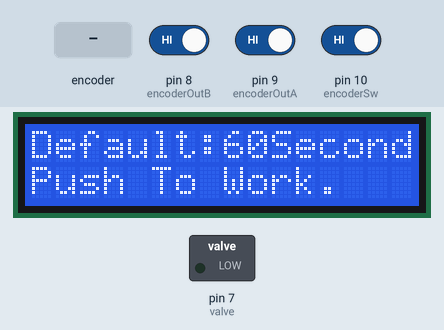
The sketch below on a simulated Arduino Uno, built with avr-gcc and run on an emulated ATmega328P. Parts: 16×2 character LCD, switched loads named in the sketch (green lamp = pin HIGH). Dashed ring = blinking. The inputs (shaded band) are chosen by the test bench; at power-on: pin 8 (encoderOutB) HIGH, pin 10 (encoderSw) HIGH, pin 9 (encoderOutA) HIGH.

Above: at 1.2 s.
1.3 s: pin 8 (encoderOutB) driven LOW
At 1.6 s:
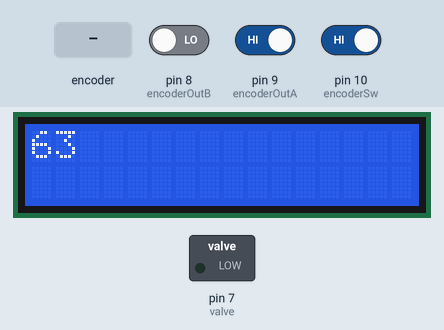
2.8 s: pin 10 (encoderSw) driven LOW
At 3.2 s:
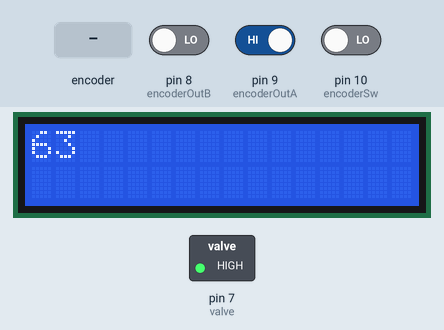
5.8 s: rotary encoder on pin 9 (encoderOutA) / pin 8 (encoderOutB) turned 1 step (first pin leading)
At 8.9 s:
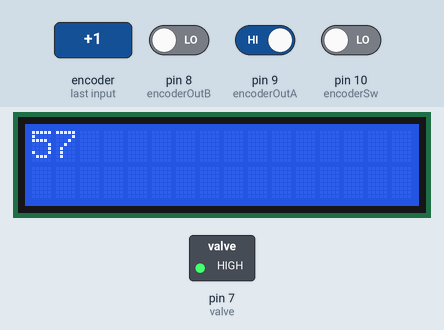
9.0 s: pin 10 (encoderSw) driven HIGH
At 10.6 s:
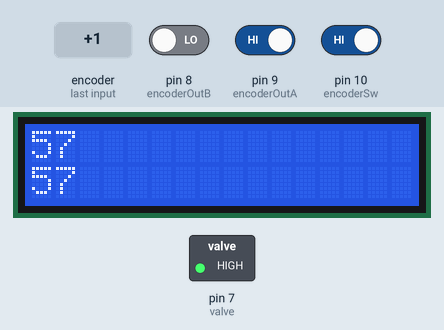
Timing chart, 0 to 12.1 s (numbered marks = the images above; inputs shaded):
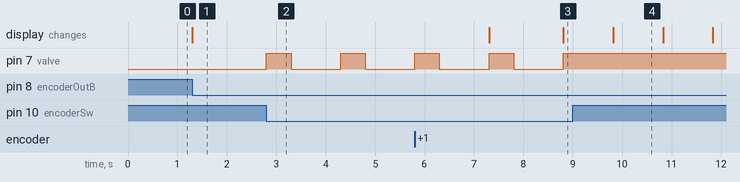

The sketch:

Timer_V2.0.ino
```cpp
/*
这个是用LCD显示并用继电器控制电磁阀版本
*/

#include <Wire.h>
#include <LiquidCrystal_I2C.h> //Default Arduino LCD Librarey is included
//设置LCD1602设备地址，这里的地址是0x3F，一般是0x20，或者0x27，具体看模块手册
LiquidCrystal_I2C lcd(0x3F, 16, 2);

#define encoderOutA 9 // CLK
#define encoderOutB 8 // DT
#define encoderSw 10  // SW

int counter = 60;
int State;
int old_State;
int valve = 7; // 测试按键用：定义板载valve，0和1接线口之间是通的（常闭），0和2接线口之间是不通的（常开）

void setup()
{
    pinMode(encoderOutA, INPUT);
    pinMode(encoderOutB, INPUT);
    pinMode(encoderSw, INPUT_PULLUP);
    lcd.init();      // 初始化LCD
    lcd.backlight(); // 设置LCD背景等亮
    lcd.print("Default:60Second");
    lcd.setCursor(0, 1);
    lcd.print("Push To Work."); //工作结束倒计时
    Serial.begin(9600);
    // Read First Position of Channel B
    old_State = digitalRead(encoderOutB);
    pinMode(valve, OUTPUT); // 测试按键用：实际就是控制继电器的工作状态来控制进水电磁阀通断
}

void loop()
{
Quit_The_Work:
    State = digitalRead(encoderOutB);
    if (State != old_State)
    {
        if (digitalRead(encoderOutA) != State)
        {
            counter++;
            counter = counter + 2; //步长为6
        }
        else
        {
            counter--;
            counter = counter - 2;
            if (counter == 0 || counter < 0) //当小于或等于0时，计时器止步于0
            {
                counter = 0;
            }
        }
        lcd.clear();
        lcd.print(counter); //输出当前值
    }

    if (digitalRead(encoderSw) == LOW) //如果按压低电平则开始抽水
    {
        // delay(1000); //延时1秒，让Sw键重新高电平从而进入抽水状态
        for (int W_counter = counter; W_counter > 0; W_counter = W_counter - 1)
        {
            digitalWrite(valve, HIGH); //继电器控制开始抽水

            delay(500);
            if (digitalRead(encoderSw) == LOW)
            {
                digitalWrite(valve, LOW); //继电器控制停止抽水
                delay(1000);            //必须要有这个延时，才能让语句不那么快又执行到检测到按压低电平
                goto Quit_The_Work;     //转跳到标记
            }
            //将延时分成两份，可以增强控制
            delay(500);
            if (digitalRead(encoderSw) == LOW)
            {
                digitalWrite(valve, LOW); //继电器控制停止抽水
                delay(1000);            //必须要有这个延时，才能让语句不那么快又执行到检测到按压低电平
                goto Quit_The_Work;     //转跳到标记
            }
            lcd.clear();
            lcd.print(counter); //工作时长
            lcd.setCursor(0, 1);
            lcd.print(W_counter); //工作结束倒计时
        }
        digitalWrite(valve, LOW); //继电器控制停止抽水
        delay(10);              //消抖
        lcd.clear();
        lcd.print(counter); //输出当前值
        goto Quit_The_Work; //转跳到标记
    }

    if (digitalRead(encoderSw) == LOW && counter == 0) //如果按压低电平且计时器为0则不停抽水直到再次按压关停
    {
        digitalWrite(valve, HIGH); //继电器控制开始抽水
        delay(500);
        if (digitalRead(encoderSw) == LOW)
        {
            digitalWrite(valve, LOW); //继电器控制停止抽水
            delay(1000);            //必须要有这个延时，才能让语句不那么快又执行到检测到按压低电平
            goto Quit_The_Work;     //转跳到标记
        }
        //将延时分成两份，可以增强控制
        delay(500);
        if (digitalRead(encoderSw) == LOW)
        {
            digitalWrite(valve, LOW); //继电器控制停止抽水
            delay(1000);            //必须要有这个延时，才能让语句不那么快又执行到检测到按压低电平
            goto Quit_The_Work;     //转跳到标记
        }
    }

    old_State = State; // the first position was changed
}
```

Measured:
- after the input at 1.3 s, the display: changes at once (image 1)
- after the input at 2.8 s, pin 7 (valve): alternates HIGH for 0.50 s and LOW for 1.0 s, starting at once
- after the input at 5.8 s, the display: first changes after 1.5 s (image 3 shows a later state)
- after the input at 9.0 s, pin 7 (valve): stops changing and stays HIGH
- what the display in image 4 shows lasts 1.0 s, from 9.8 s to 10.8 s
